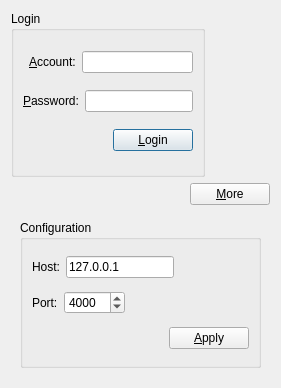
<?xml version="1.0" encoding="UTF-8"?>
<ui version="4.0">
 <class>ClientLoginDialog</class>
 <widget class="QDialog" name="ClientLoginDialog">
  <property name="geometry">
   <rect>
    <x>0</x>
    <y>0</y>
    <width>281</width>
    <height>388</height>
   </rect>
  </property>
  <property name="windowTitle">
   <string>Login</string>
  </property>
  <layout class="QVBoxLayout" name="verticalLayout_3">
   <item>
    <layout class="QHBoxLayout" name="horizontalLayout_5">
     <item>
      <widget class="QGroupBox" name="groupBox">
       <property name="title">
        <string>Login</string>
       </property>
       <layout class="QVBoxLayout" name="verticalLayout">
        <item>
         <layout class="QHBoxLayout" name="horizontalLayout">
          <item>
           <widget class="QLabel" name="label">
            <property name="text">
             <string>&amp;Account:</string>
            </property>
            <property name="alignment">
             <set>Qt::AlignLeading|Qt::AlignLeft|Qt::AlignVCenter</set>
            </property>
            <property name="indent">
             <number>6</number>
            </property>
            <property name="buddy">
             <cstring>lineEdit_account</cstring>
            </property>
           </widget>
          </item>
          <item>
           <widget class="QLineEdit" name="lineEdit_account">
            <property name="placeholderText">
             <string/>
            </property>
           </widget>
          </item>
         </layout>
        </item>
        <item>
         <layout class="QHBoxLayout" name="horizontalLayout_2">
          <item>
           <widget class="QLabel" name="label_2">
            <property name="text">
             <string>&amp;Password:</string>
            </property>
            <property name="buddy">
             <cstring>lineEdit_password</cstring>
            </property>
           </widget>
          </item>
          <item>
           <widget class="QLineEdit" name="lineEdit_password">
            <property name="echoMode">
             <enum>QLineEdit::Password</enum>
            </property>
            <property name="placeholderText">
             <string/>
            </property>
           </widget>
          </item>
         </layout>
        </item>
        <item>
         <layout class="QHBoxLayout" name="horizontalLayout_3">
          <item>
           <spacer name="horizontalSpacer">
            <property name="orientation">
             <enum>Qt::Horizontal</enum>
            </property>
            <property name="sizeHint" stdset="0">
             <size>
              <width>40</width>
              <height>20</height>
             </size>
            </property>
           </spacer>
          </item>
          <item>
           <widget class="QPushButton" name="pushButton_login">
            <property name="text">
             <string>&amp;Login</string>
            </property>
            <property name="shortcut">
             <string>Return</string>
            </property>
           </widget>
          </item>
         </layout>
        </item>
       </layout>
      </widget>
     </item>
     <item>
      <spacer name="horizontalSpacer_4">
       <property name="orientation">
        <enum>Qt::Horizontal</enum>
       </property>
       <property name="sizeHint" stdset="0">
        <size>
         <width>40</width>
         <height>20</height>
        </size>
       </property>
      </spacer>
     </item>
    </layout>
   </item>
   <item>
    <layout class="QHBoxLayout" name="horizontalLayout_6">
     <item>
      <spacer name="horizontalSpacer_5">
       <property name="orientation">
        <enum>Qt::Horizontal</enum>
       </property>
       <property name="sizeHint" stdset="0">
        <size>
         <width>40</width>
         <height>20</height>
        </size>
       </property>
      </spacer>
     </item>
     <item>
      <widget class="QPushButton" name="pushButton_more">
       <property name="text">
        <string>&amp;More</string>
       </property>
       <property name="checkable">
        <bool>true</bool>
       </property>
      </widget>
     </item>
    </layout>
   </item>
   <item>
    <widget class="QWidget" name="widget_configuration" native="true">
     <layout class="QHBoxLayout" name="horizontalLayout_4">
      <item>
       <widget class="QGroupBox" name="groupBox_2">
        <property name="title">
         <string>Configuration</string>
        </property>
        <layout class="QVBoxLayout" name="verticalLayout_2">
         <item>
          <layout class="QHBoxLayout" name="horizontalLayout_7">
           <item>
            <widget class="QLabel" name="label_3">
             <property name="text">
              <string>Host:</string>
             </property>
            </widget>
           </item>
           <item>
            <widget class="QLineEdit" name="lineEdit_host">
             <property name="text">
              <string>127.0.0.1</string>
             </property>
             <property name="placeholderText">
              <string>Type the host IP...</string>
             </property>
            </widget>
           </item>
           <item>
            <spacer name="horizontalSpacer_3">
             <property name="orientation">
              <enum>Qt::Horizontal</enum>
             </property>
             <property name="sizeHint" stdset="0">
              <size>
               <width>40</width>
               <height>20</height>
              </size>
             </property>
            </spacer>
           </item>
          </layout>
         </item>
         <item>
          <layout class="QHBoxLayout" name="horizontalLayout_8">
           <item>
            <widget class="QLabel" name="label_4">
             <property name="text">
              <string>Port:</string>
             </property>
             <property name="indent">
              <number>-1</number>
             </property>
            </widget>
           </item>
           <item>
            <widget class="QSpinBox" name="spinBox_port">
             <property name="maximum">
              <number>65535</number>
             </property>
             <property name="value">
              <number>4000</number>
             </property>
            </widget>
           </item>
           <item>
            <spacer name="horizontalSpacer_8">
             <property name="orientation">
              <enum>Qt::Horizontal</enum>
             </property>
             <property name="sizeHint" stdset="0">
              <size>
               <width>40</width>
               <height>20</height>
              </size>
             </property>
            </spacer>
           </item>
          </layout>
         </item>
         <item>
          <layout class="QHBoxLayout" name="horizontalLayout_9">
           <item>
            <spacer name="horizontalSpacer_2">
             <property name="orientation">
              <enum>Qt::Horizontal</enum>
             </property>
             <property name="sizeHint" stdset="0">
              <size>
               <width>40</width>
               <height>20</height>
              </size>
             </property>
            </spacer>
           </item>
           <item>
            <widget class="QPushButton" name="pushButton_apply">
             <property name="text">
              <string>&amp;Apply</string>
             </property>
            </widget>
           </item>
          </layout>
         </item>
        </layout>
       </widget>
      </item>
     </layout>
    </widget>
   </item>
  </layout>
 </widget>
 <resources/>
 <connections/>
</ui>
